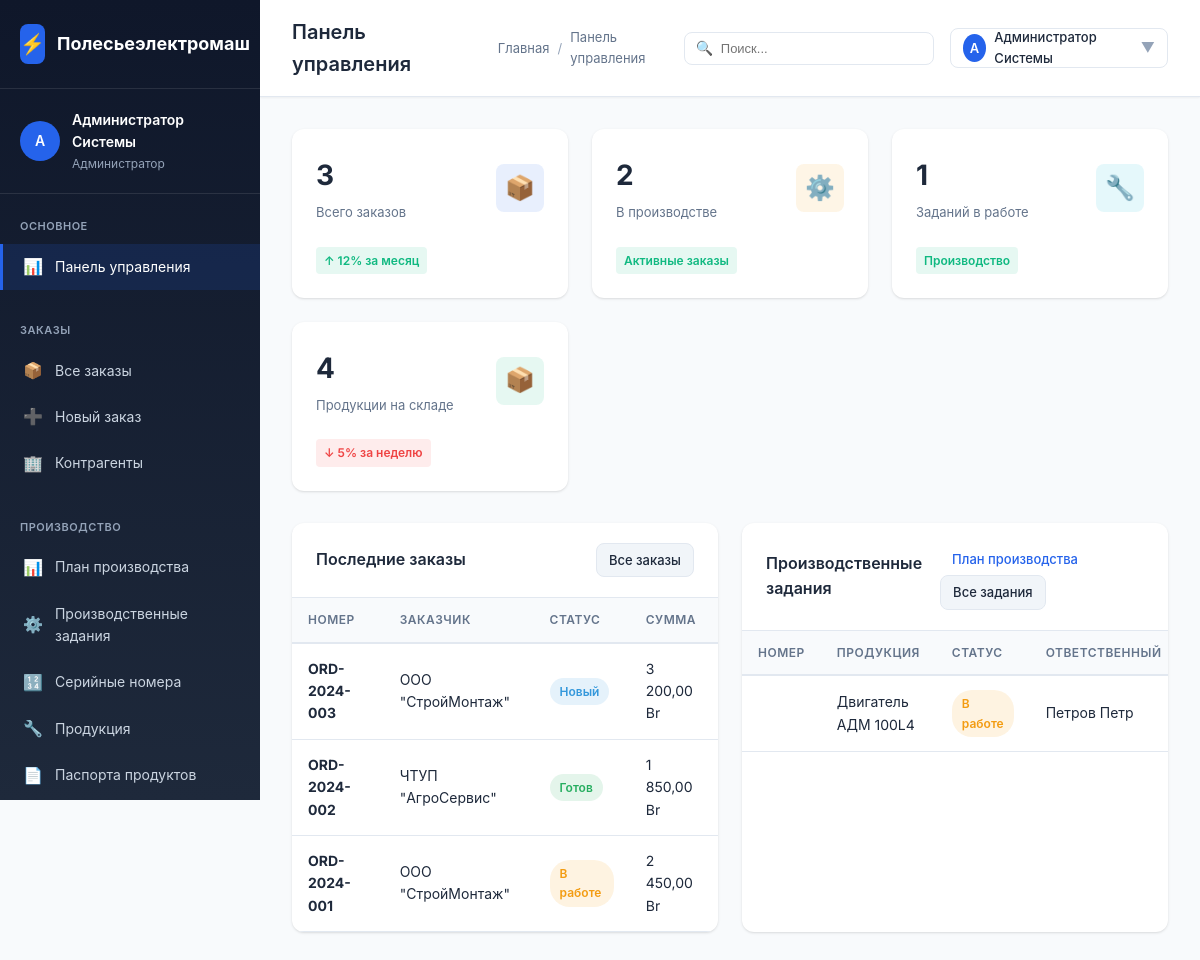
/polesie/index.php (signed in), run on an earlier commit of the app's database.
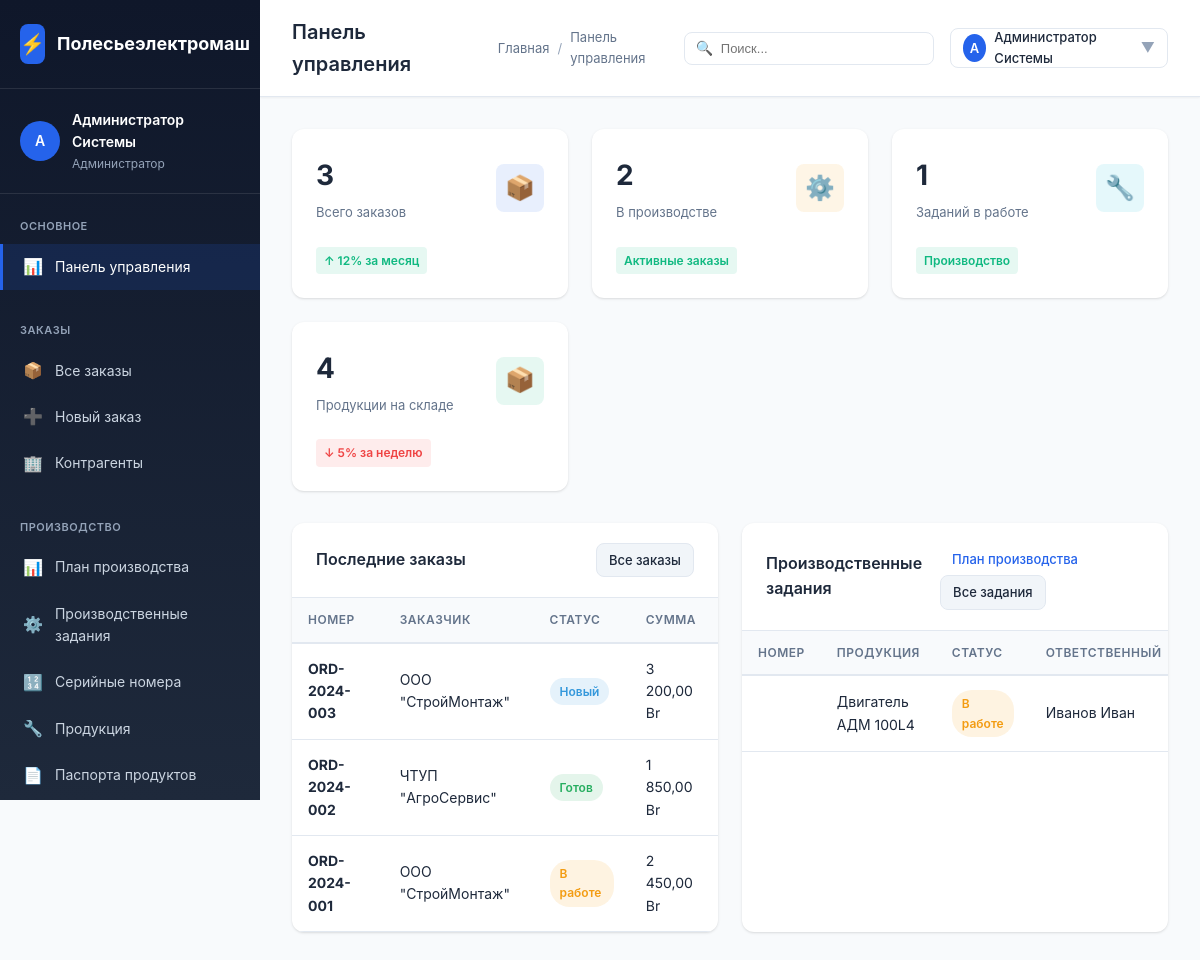
And on a later commit of the database.
### tables this page shows
CREATE TABLE `users` (
  `id` INT AUTO_INCREMENT PRIMARY KEY,
  `username` VARCHAR(50) NOT NULL UNIQUE,
  `password_hash` VARCHAR(255) NOT NULL,
  `full_name` VARCHAR(100) NOT NULL,
  `email` VARCHAR(100),
  `role_id` INT,
  `is_active` BOOLEAN DEFAULT TRUE,
  `created_at` TIMESTAMP DEFAULT CURRENT_TIMESTAMP,
  CONSTRAINT `fk_users_role` FOREIGN KEY (`role_id`) REFERENCES `user_roles`(`id`) ON DELETE SET NULL
);

CREATE TABLE `user_roles` (
  `id` INT AUTO_INCREMENT PRIMARY KEY,
  `name` VARCHAR(100) NOT NULL,
  `code` VARCHAR(50) NOT NULL UNIQUE,
  `description` TEXT,
  `permissions` JSON
);

CREATE TABLE `orders` (
  `id` INT AUTO_INCREMENT PRIMARY KEY,
  `order_number` VARCHAR(50) NOT NULL UNIQUE,
  `customer_id` INT,
  `responsible_user_id` INT,
  `status` ENUM('new', 'processing', 'ready', 'shipped', 'cancelled') DEFAULT 'new',
  `order_date` DATE NOT NULL,
  `total_amount` DECIMAL(15,2),
  `notes` TEXT,
  CONSTRAINT `fk_order_customer` FOREIGN KEY (`customer_id`) REFERENCES `contractors`(`id`) ON DELETE SET NULL,
  CONSTRAINT `fk_order_responsible` FOREIGN KEY (`responsible_user_id`) REFERENCES `users`(`id`) ON DELETE SET NULL
);

CREATE TABLE `contractors` (
  `id` INT AUTO_INCREMENT PRIMARY KEY,
  `name` VARCHAR(200) NOT NULL,
  `inn` VARCHAR(20) UNIQUE,
  `type` ENUM('supplier', 'customer', 'both') DEFAULT 'both',
  `contact_person` VARCHAR(100),
  `phone` VARCHAR(50),
  `email` VARCHAR(100),
  `address` TEXT,
  `created_at` TIMESTAMP DEFAULT CURRENT_TIMESTAMP
);

CREATE TABLE `production_tasks` (
  `id` INT AUTO_INCREMENT PRIMARY KEY,
  `task_number` VARCHAR(50) UNIQUE,
  `product_id` INT,
  `quantity_plan` DECIMAL(15,3),
  `quantity_fact` DECIMAL(15,3) DEFAULT 0,
  `status` ENUM('planned', 'in_progress', 'completed', 'cancelled') DEFAULT 'planned',
  `start_date` DATE,
  `end_date` DATE,
  `responsible_id` INT,
  CONSTRAINT `fk_task_product` FOREIGN KEY (`product_id`) REFERENCES `products`(`id`) ON DELETE SET NULL,
  CONSTRAINT `fk_task_user` FOREIGN KEY (`responsible_id`) REFERENCES `users`(`id`) ON DELETE SET NULL
);

CREATE TABLE `products` (
  `id` INT AUTO_INCREMENT PRIMARY KEY,
  `article` VARCHAR(50) NOT NULL UNIQUE,
  `name` VARCHAR(200) NOT NULL,
  `category_id` INT,
  `base_unit_id` INT,
  `specifications` JSON,
  `image` VARCHAR(255),
  `base_price` DECIMAL(15,2),
  `currency` CHAR(3) DEFAULT 'BYN',
  `is_active` BOOLEAN DEFAULT TRUE,
  `created_at` TIMESTAMP DEFAULT CURRENT_TIMESTAMP,
  CONSTRAINT `fk_prod_category` FOREIGN KEY (`category_id`) REFERENCES `product_categories`(`id`) ON DELETE SET NULL,
  CONSTRAINT `fk_prod_unit` FOREIGN KEY (`base_unit_id`) REFERENCES `base_units`(`id`) ON DELETE SET NULL
);

### polesie/config/config.php (called while the page is built, shortened)
<?php
function getDbConnection() {
    static $pdo = null;
    if ($pdo === null) {
        try {
            $dsn = "mysql:host=" . DB_HOST . ";dbname=" . DB_NAME . ";charset=" . DB_CHARSET;
            $options = [
                PDO::ATTR_ERRMODE => PDO::ERRMODE_EXCEPTION,
                PDO::ATTR_DEFAULT_FETCH_MODE => PDO::FETCH_ASSOC,
                PDO::ATTR_EMULATE_PREPARES => false,
            ];
            $pdo = new PDO($dsn, DB_USER, DB_PASS, $options);
        } catch (PDOException $e) {
            die("Ошибка подключения к базе данных: " . $e->getMessage());
        }
    }
    return $pdo;
}
function e($string) {
    return htmlspecialchars($string ?? '', ENT_QUOTES, 'UTF-8');
}
function getCurrentUser() {
    static $user = null;
    if ($user === null) {
        $pdo = getDbConnection();
        $stmt = $pdo->prepare("
            SELECT u.*, r.code as role_code, r.name as role_name
            FROM users u
            JOIN user_roles r ON u.role_id = r.id
            WHERE u.id = ? AND u.is_active = TRUE
        ");
        $stmt->execute([$_SESSION['user_id']]);
        $user = $stmt->fetch();
    }
    return $user;
}
function formatMoney($amount, $currency = 'BYN') {
    $symbols = [
        'BYN' => 'Br',
        'USD' => '$',
        'EUR' => '€',
        'RUB' => '₽'
    ];
    $symbol = $symbols[$currency] ?? $currency;
    return number_format((float)$amount, 2, ',', ' ') . ' ' . $symbol;
}
function asset($path) {
    $path = ltrim($path, '/');
    return APP_URL . '/' . $path;
}

### polesie/index.php (the view, shortened to what the rows shown need)
<?php
require_once __DIR__ . '/config/config.php';
$user = getCurrentUser();
$pdo = getDbConnection();
$recentOrders = $pdo->query("
    SELECT o.*, c.name as contractor_name, u.full_name as responsible_name,
        CASE o.status
            WHEN 'new' THEN 'Новый'
            WHEN 'processing' THEN 'В работе'
            WHEN 'ready' THEN 'Готов'
            WHEN 'shipped' THEN 'Отгружен'
            WHEN 'cancelled' THEN 'Отменен'
            ELSE o.status
        END as status_name,
        CASE o.status
            WHEN 'new' THEN '#3498db'
            WHEN 'processing' THEN '#f39c12'
            WHEN 'ready' THEN '#27ae60'
            WHEN 'shipped' THEN '#9b59b6'
            WHEN 'cancelled' THEN '#e74c3c'
            ELSE '#95a5a6'
        END as status_color
    FROM orders o
    LEFT JOIN contractors c ON o.customer_id = c.id
    LEFT JOIN users u ON o.responsible_user_id = u.id
    ORDER BY o.order_date DESC
    LIMIT 5
")->fetchAll();
$activeProduction = $pdo->query("
    SELECT pt.*, p.name as product_name, u.full_name as responsible_name,
        CASE pt.status
            WHEN 'planned' THEN 'Запланировано'
            WHEN 'in_progress' THEN 'В работе'
            WHEN 'completed' THEN 'Завершено'
            WHEN 'cancelled' THEN 'Отменено'
            ELSE pt.status
        END as status_name,
        CASE pt.status
            WHEN 'planned' THEN '#3498db'
            WHEN 'in_progress' THEN '#f39c12'
            WHEN 'completed' THEN '#27ae60'
            WHEN 'cancelled' THEN '#e74c3c'
            ELSE '#95a5a6'
        END as status_color
    FROM production_tasks pt
    JOIN products p ON pt.product_id = p.id
    LEFT JOIN users u ON pt.responsible_id = u.id
    WHERE pt.status = 'in_progress'
    ORDER BY pt.start_date DESC
    LIMIT 5
")->fetchAll();
$pageTitle = 'Панель управления';
?>
<!DOCTYPE html>
<html lang="ru">
<head>
    <link rel="stylesheet" href="<?= asset('assets/css/style.css') ?>">
</head>
<body>
    <div class="app-container">
        <?php include BASE_PATH . '/includes/sidebar.php'; ?>
        <div class="main-content">
            <?php include BASE_PATH . '/includes/topbar.php'; ?>
            <div class="content-area">
                <div style="display: grid; grid-template-columns: 1fr 1fr; gap: 24px;">
                    <div class="card">
                        <div class="card-body" style="padding: 0;">
                            <div class="table-responsive">
                                <table class="table">
                                    <thead>
                                        <tr>
                                            <th>Номер</th>
                                            <th>Заказчик</th>
                                            <th>Статус</th>
                                            <th>Сумма</th>
                                        </tr>
                                    </thead>
                                    <tbody>
                                        <?php foreach ($recentOrders as $order): ?>
                                        <tr>
                                            <td><strong><?= e($order['order_number']) ?></strong></td>
                                            <td><?= e($order['contractor_name']) ?></td>
                                            <td>
                                                <span class="badge badge-primary" style="background: <?= e($order['status_color']) ?>20; color: <?= e($order['status_color']) ?>">
                                                    <?= e($order['status_name']) ?>
                                                </span>
                                            </td>
                                            <td><?= formatMoney($order['total_amount']) ?></td>
                                        </tr>
                                        <?php endforeach; ?>
                                    </tbody>
                                </table>
                            </div>
                        </div>
                    </div>
                    <div class="card">
                        <div class="card-body" style="padding: 0;">
                            <div class="table-responsive">
                                <table class="table">
                                    <thead>
                                        <tr>
                                            <th>Номер</th>
                                            <th>Продукция</th>
                                            <th>Статус</th>
                                            <th>Ответственный</th>
                                        </tr>
                                    </thead>
                                    <tbody>
                                        <?php foreach ($activeProduction as $po): ?>
                                        <tr>
                                            <td><strong><?= e($po['production_number']) ?></strong></td>
                                            <td><?= e($po['product_name']) ?></td>
                                            <td>
                                                <span class="badge badge-primary" style="background: <?= e($po['status_color']) ?>20; color: <?= e($po['status_color']) ?>">
                                                    <?= e($po['status_name']) ?>
                                                </span>
                                            </td>
                                            <td><?= e($po['responsible_name'] ?? 'Не назначен') ?></td>
                                        </tr>
                                        <?php endforeach; ?>
                                    </tbody>
                                </table>
                            </div>
                        </div>
                    </div>
                </div>
            </div>
        </div>
    </div>
</body>
</html>

### polesie/includes/sidebar.php (shortened to what the rows shown need)
<div class="sidebar">
    <div class="sidebar-user">
        <div class="sidebar-user-info">
            <div class="sidebar-user-avatar">
                <?= mb_substr($user['full_name'], 0, 1) ?>
            </div>
            <div class="sidebar-user-details">
                <div class="sidebar-user-name"><?= e($user['full_name']) ?></div>
                <div class="sidebar-user-role"><?= e($user['role_name']) ?></div>
            </div>
        </div>
    </div>
</div>

### polesie/includes/topbar.php (shortened to what the rows shown need)
<div class="topbar">
    <div class="topbar-left">
        <h1 class="topbar-title"><?= e($pageTitle) ?></h1>
    </div>
    <div class="topbar-right">
        <div style="position: relative;">
            <div class="topbar-action" onclick="toggleProfileMenu()" style="width: auto; padding: 8px 12px; gap: 8px;">
                <div style="width: 28px; height: 28px; background: var(--primary-color); border-radius: 50%; display: flex; align-items: center; justify-content: center; color: white; font-size: 13px; font-weight: 600;">
                    <?= mb_substr($user['full_name'], 0, 1) ?>
                </div>
                <span style="font-size: 13px; font-weight: 500;"><?= e($user['full_name']) ?></span>
                <span style="color: var(--text-muted);">▼</span>
            </div>
        </div>
    </div>
</div>

What changed in the data, as far as the page shows it:
changed through a linked row, production_tasks "Двигатель АДМ 100L4": responsible.full_name "Петров Петр" → "Иванов Иван"
